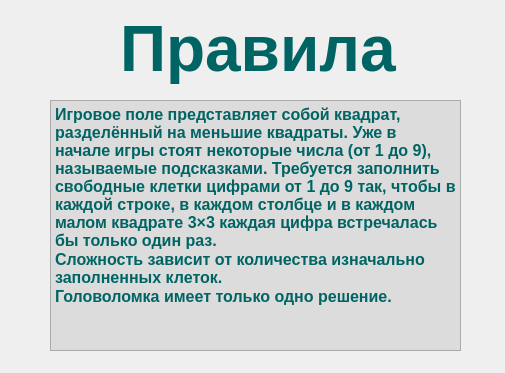
<?xml version="1.0" encoding="UTF-8"?>
<ui version="4.0">
 <class>MainWindow</class>
 <widget class="QMainWindow" name="MainWindow">
  <property name="geometry">
   <rect>
    <x>0</x>
    <y>0</y>
    <width>505</width>
    <height>373</height>
   </rect>
  </property>
  <property name="windowTitle">
   <string>MainWindow</string>
  </property>
  <widget class="QWidget" name="centralwidget">
   <widget class="QLabel" name="label">
    <property name="geometry">
     <rect>
      <x>120</x>
      <y>10</y>
      <width>288</width>
      <height>77</height>
     </rect>
    </property>
    <property name="font">
     <font>
      <pointsize>48</pointsize>
      <weight>75</weight>
      <bold>true</bold>
     </font>
    </property>
    <property name="styleSheet">
     <string notr="true">color: rgb(0, 100, 100);</string>
    </property>
    <property name="text">
     <string>Правила</string>
    </property>
   </widget>
   <widget class="QPlainTextEdit" name="rules">
    <property name="geometry">
     <rect>
      <x>50</x>
      <y>100</y>
      <width>411</width>
      <height>251</height>
     </rect>
    </property>
    <property name="font">
     <font>
      <pointsize>12</pointsize>
      <weight>75</weight>
      <bold>true</bold>
     </font>
    </property>
    <property name="styleSheet">
     <string notr="true">background-color: rgb(220, 220, 220);
color: rgb(0, 100, 100);</string>
    </property>
    <property name="plainText">
     <string>Игровое поле представляет собой квадрат, разделённый на меньшие квадраты. Уже в начале игры стоят некоторые числа (от 1 до 9), называемые подсказками. Требуется заполнить свободные клетки цифрами от 1 до 9 так, чтобы в каждой строке, в каждом столбце и в каждом малом квадрате 3×3 каждая цифра встречалась бы только один раз.
Сложность зависит от количества изначально заполненных клеток. 
Головоломка имеет только одно решение. </string>
    </property>
   </widget>
  </widget>
 </widget>
 <resources/>
 <connections/>
</ui>
